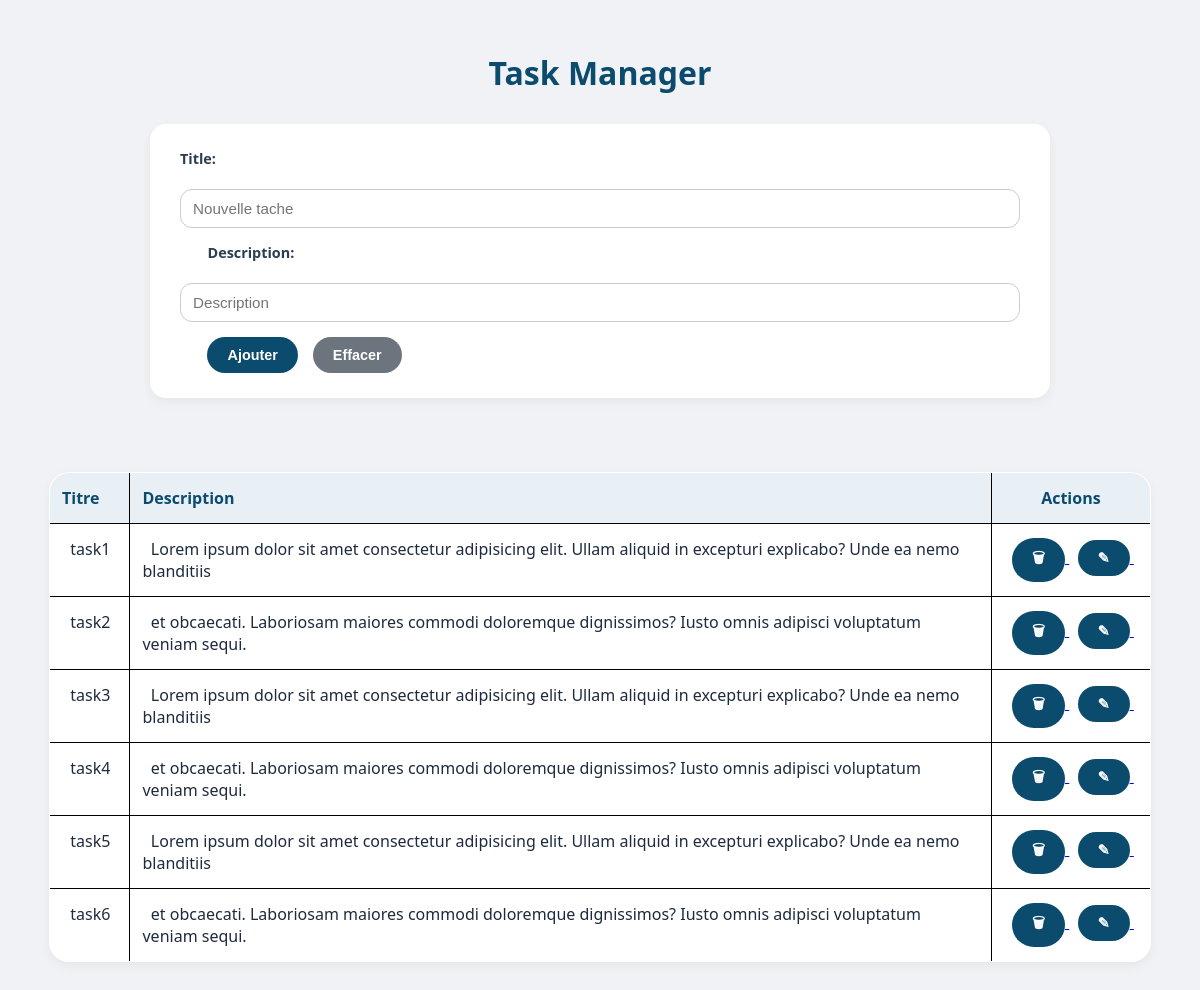
Screenshot of /App/task_Views/index.php with the database file from the repository.
### tables this page shows
CREATE TABLE IF NOT EXISTS Task (
        id INT AUTO_INCREMENT PRIMARY KEY,
        title VARCHAR(255) ,
        description VARCHAR(1000)
          );

### App/config.php (called while the page is built)
<?php
class Connexion{
    private static $_host = "localhost";
    private static $_user = "root";
    private static $_pwd = "";
    private static $_dbname = "task_db";
    public static function getPDO()
    {
        try {
            $pdo = new PDO(
                "mysql:host=" . self::$_host . ";dbname=" . self::$_dbname ,
                self::$_user,
                self::$_pwd
            );
            $pdo->setAttribute(PDO::ATTR_ERRMODE, PDO::ERRMODE_EXCEPTION);
            return $pdo;
        } catch (PDOException $e) {
            die("Connection failed: " . $e->getMessage());
        }
    }
}
?>

### App/task_Controllers/retrieveTask.php (called while the page is built)
<?php
require '../task_Models/db.php';
function getTasks_Controller(){
$task_Obj= new Task();
$tasks= $task_Obj->getTasks();
return $tasks ;
}
?>

### App/task_Models/db.php (called while the page is built, shortened)
<?php
require '../config.php';
class Task {
    private $pdo;
    public function __construct()
    {
        $this->pdo = Connexion::getPDO();
    }
    public function getTasks()
    {
        $req = "SELECT id, title, description FROM Task ;";
        $tasks = $this->pdo->query($req)->fetchAll();
        return $tasks;
    }
}
?>

### App/task_Views/index.php (the view, shortened to what this page needs)
<?php
require '../task_Controllers/retrieveTask.php';
?>
<!DOCTYPE html>
<html lang="en">
<head>
  <link rel="stylesheet" href="../style.css"/>
</head>
<body>
<h1> Task Manager</h1>
  <form action="../task_Controllers/addTask.php" method="POST">
    <label for="title">Title:</label>
    <input type="text" name="title" size="40" placeholder="Nouvelle tache" >
    <label for="description">Description:</label>
    <input type="text" name="description" size="70" placeholder="Description" >
    <button> Ajouter </button>
    <input type="reset" value="Effacer">
  </form>
  <br> <br>
 <?php $tasks= getTasks_Controller(); ?>
   <table id="t" >
              <tr>
                <th> Titre </th>
                <th> Description </th>
                <th > Actions </th>
              </tr>
  <?php
        foreach($tasks as $task){ ?>
              <tr>
                <td>&nbsp; <?php echo $task['title'] ;?> &nbsp;</td>
                <td>&nbsp; <?php echo $task['description'] ;?> &nbsp;</td>
                <td>  &nbsp;
                      <a href="../task_Controllers/deleteTask.php?id=<?php echo $task['id'] ;?>"><button> &#x1f5d1; </button> </a>  &nbsp;
                      <a href="modifierTask.php?id=<?php echo $task['id'] ;?>&title=<?php echo $task['title'] ;?>&description=<?php echo $task['description'] ;?> "><button>&#9998;</button>  </a>
                </td>
              </tr>
  <?php }?>
 </table>
</body>
</html>

### App/style.css (style rules this page uses)
* { box-sizing: border-box; }
body { font-family: 'Segoe UI', Tahoma, Geneva, Verdana, sans-serif; background: #f0f2f5; margin: 0; padding: 30px 20px; color: #1e2a3e; }
h1 { text-align: center; font-weight: 600; margin-bottom: 30px; color: #0a4b6e; }
form { background: white; max-width: 900px; margin: 0 auto 30px auto; padding: 25px 30px; border-radius: 16px; box-shadow: 0 4px 12px rgba(0,0,0,0.05); display: flex; flex-wrap: wrap; align-items: flex-end; gap: 15px; }
label { display: block; font-weight: 600; margin-bottom: 6px; font-size: 0.9rem; color: #2c3e50; }
input[type="text"] { width: 100%; padding: 10px 12px; border: 1px solid #ccc; border-radius: 12px; font-size: 0.95rem; transition: 0.2s; }
button, input[type="reset"] { background: #0a4b6e; color: white; border: none; padding: 10px 20px; border-radius: 40px; font-weight: 600; cursor: pointer; transition: background 0.2s; font-size: 0.9rem; }
input[type="reset"] { background: #6c757d; }
table { width: 95%; margin: 0 auto; background: white; border-radius: 20px; overflow: hidden; box-shadow: 0 4px 12px rgba(0,0,0,0.05); }
th, td { padding: 14px 12px; text-align: left; border-bottom: 1px solid #e2e8f0; }
th { background-color: #e9f0f5; font-weight: 600; color: #0a4b6e; }
td:last-child, th:last-child { text-align: center; white-space: nowrap; }

### App/task_Views/index.php (style rules this page uses)
#t, td , th { border: black solid 1px ; }
#t { border-collapse: collapse; }

### rows the page displays
task: title "task1", description "Lorem ipsum dolor sit amet consectetur adipisicing elit. Ullam aliquid in excepturi explicabo? Unde ea nemo blanditiis"
task: title "task2", description "et obcaecati. Laboriosam maiores commodi doloremque dignissimos? Iusto omnis adipisci voluptatum veniam sequi."
task: title "task3", description "Lorem ipsum dolor sit amet consectetur adipisicing elit. Ullam aliquid in excepturi explicabo? Unde ea nemo blanditiis"
task: title "task4", description "et obcaecati. Laboriosam maiores commodi doloremque dignissimos? Iusto omnis adipisci voluptatum veniam sequi."
task: title "task5", description "Lorem ipsum dolor sit amet consectetur adipisicing elit. Ullam aliquid in excepturi explicabo? Unde ea nemo blanditiis"
task: title "task6", description "et obcaecati. Laboriosam maiores commodi doloremque dignissimos? Iusto omnis adipisci voluptatum veniam sequi."
